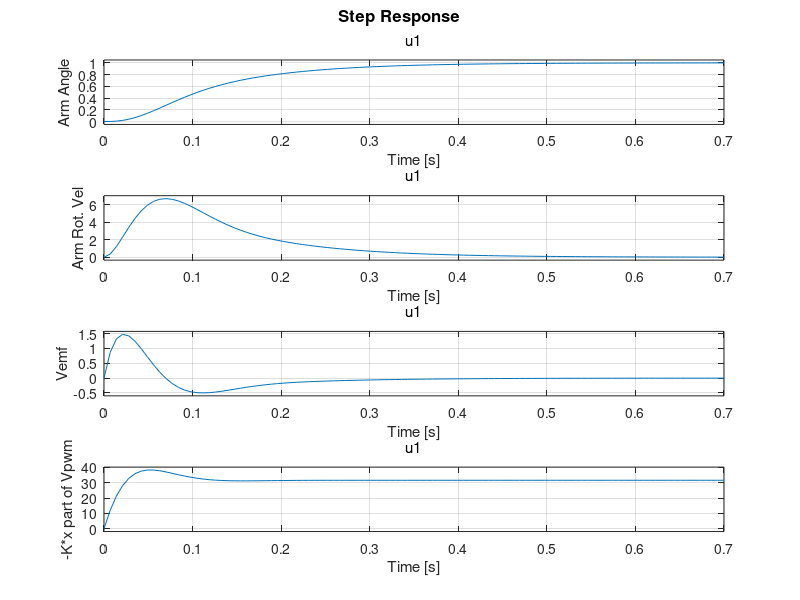
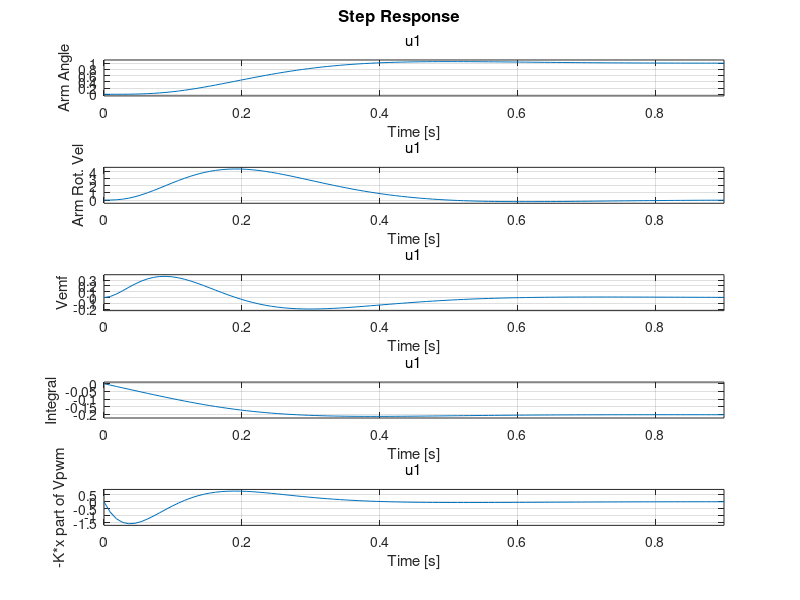
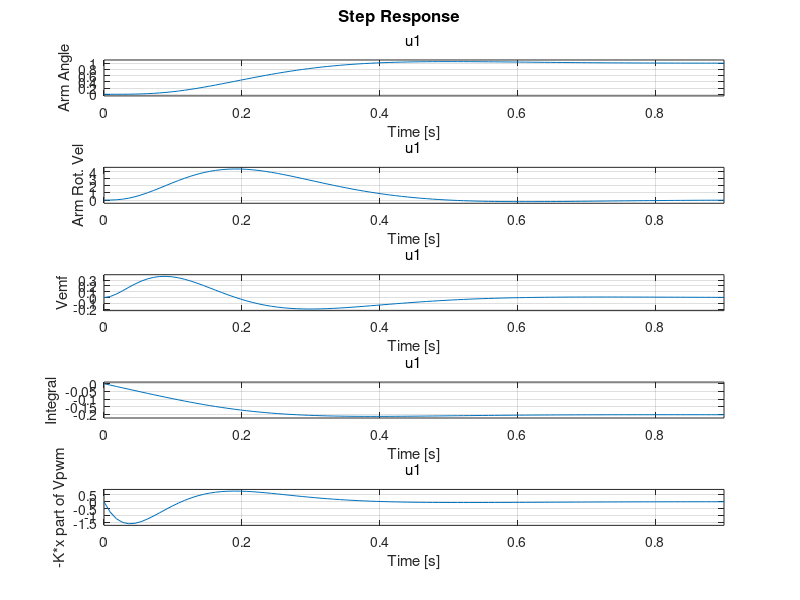

The MATLAB source for these figures, in order:
% Script to compute propeller system using pole placement.

% Third order model of propellor system

% States: [Angle (Theta_a), 
%          Rotational velocity (Omega_a), 
%          back-EMF (deltaVemf)]

% Using a "descriptor" system:
% E dx/dt = A x + B u,
% y = Cx + Du,
% where E is 3x3, A is 3x3, B is 3x1 and C is 1x3

close all;

% Parameters
Ke = 5.5e-3;  % back-emf per radian/sec motor rotational velocity
Km = 5.5e-3;  % Torque per amp
Jm = 3e-6;  % Motor moment of inertia
Ja = 4.5e-4; % Arm moment of inertia
Rm = 1;      % Motor resistance
Rs = 1;      % Series resistance
La = 0.15;   % Arm length in meters
Kf = 10e-6;  % Motor Friction
Kt = 1.8e-3;

% E matrix, multiplies by dx/dt
E = eye(3);
E(2,2) = Ja;
E(3,3) = Jm;

% Motor DC resistance is one ohm plus a one-ohm shunt resistor (in series)
% Motor Back-EMF = (EMF generated by rotational velocity Omega)

% Dtheta/dt = Omega.
A(1,2) = 1;

% Ja d/dt omega = Kt*La/Ke Vbemf
A(2,3) = Kt*La/Ke;

% Jm d/dt Vbemf = -((Ke*Km)/(Rtotal) + Kf) Vemf + (Ke*Km)/(Rtotal) Vpwm
A(3,:) = [0 0 -(Ke*Km/(Rs+Rm)+ Kf)];
B = [0 0 Ke*Km/(Rs+Rm)]';

% Output is voltage from angle sensor, approximately one volt per radian.
C = [1 0 0];

% The instantaneous u-to-y term (D) is zero.
D = 0;

% Convert to a system
motor_sys = dss(A, B, C, D, E, 'StateName', {'Arm Angle', 'Arm Rot. Vel', 'Vemf'});
display(motor_sys);

% Print input-output transfer function.
%tf(motor_sys)

% Determine poles
disp('Poles of the Open Loop System')
disp(pole(motor_sys));

% Bode plot of transfer function
%figure;
%bode(motor_sys);

% State weights*********FIX THIS!!!**************
Q = zeros(3,3);
Q(1,1) = 1000;
Q(2,2) = 10;
Q(3,3) = 1;

% Plant input weights ************FIX THIS!!*********
R(1,1) = 1;

% Compute K with pole placer or lqr (placer and lqr require E=I, notice division by E)
%K = place(E\A,E\B,[-1,-1.1,-1.2]);
K = lqr(E\A, E\B,Q,R);
disp('Gains');
disp(K);

% Compute Closed Loop Matrix
Acl = A-B*K;  

% Compute input scaling so that theta_d  - theta_a = 0 in steady-state.
Kr = 1/(-C*(Acl\B));

% Make every state an output so they will be plotted by step command.
Cplot = eye(3); 

% Vpwm = Kr*Theta_d - K*x, make the -K*x part an output for plotting
Cplot(4,:) = K; % Last output should give -K*x part of Vpwm 

% Closed Loop systen
    sys_cl = dss(Acl, B*Kr, Cplot, D, E, 'OutputName', {'Arm Angle', 'Arm Rot. Vel', 'Vemf', '-K*x part of Vpwm'});
    disp('Poles of the Closed-Loop System');
    disp(pole(sys_cl));

    % Plot step response of all three states and the -K*x part of Vpwm.
    figure;
    step(sys_cl);
    display(K);
    display(Kr);

    disp('Done For Controller with No Integrator');
    disp('');

% This is for the integrator, add the extra state
Bp = [B;  0];
Cp = [C 0];
Dp = D;
Ep = [E [0 0 0]'; 0 0 0 1];
Ap = [A [0,0,0]'; C,0]; %*********FIX THIS!****

% State weights*********FIX THESE!****
Qp = zeros(4,4);
Qp(1,1) = 1;
Qp(2,2) = 1;
Qp(3,3) = 1;
Qp(4,4) = 10000;

% Plant input weights*********FIX THESE!****
Rp(1,1) = 1;

%Compute Kp
Kp = lqr(Ep\Ap, Ep\Bp,Qp,Rp);
%Kp = [0,0,0,0];  %************ FIX (just remove)

% Compute the closed-loop matrices
Aclp = Ap-Bp*Kp;
Cplotp = eye(4);
Cplotp(5,:) = Kp;

% Modify Bclp to include the primary input to integrator equation.
Bclp = [0,0,0,-1]'; %***********FIX THIS!!***********

% Closed Loop systen
sys_clp = dss(Aclp, Bclp, Cplotp, Dp, Ep, 'OutputName', {'Arm Angle', 'Arm Rot. Vel', 'Vemf', 'Integral', '-K*x part of Vpwm'});
disp('Poles of the Closed-Loop System');
disp(pole(sys_clp));

% Plot step response of all three states and the -K*x part of Vpwm.
figure;
step(sys_clp);
display(Kp);

disp('Done With Integrator Case');
disp('');


% Compute Krp to make the step response of the integrator returbn to zero.
Krp = 1/(-(C*((A-B*Kp(1:3))\B))); 
Bclp = [0,0,0,-1]'; % %***********FIX THIS!!***********
display(Krp);

% Closed Loop systen
sys_clpp = dss(Aclp, Bclp, Cplotp, Dp, Ep, 'OutputName', {'Arm Angle','Arm Rot. Vel','Vemf','Integral','-K*x part of Vpwm'});

% Plot step response of all three states and the -K*x part of Vpwm.
figure;
step(sys_clpp);